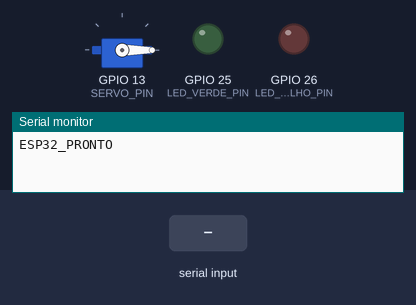
This sketch was run on a simulated ESP32. Parts: servo, output pins drawn as LEDs (lit = HIGH), the last lines printed to the serial monitor. The test bench sets the inputs (shaded band).

Above: at 1.2 s.
1.3 s: "OPEN\n" received over Serial
At 2.1 s:
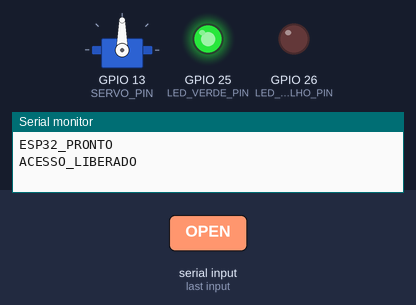
2.8 s: "DENY\n" received over Serial
At 4.7 s:
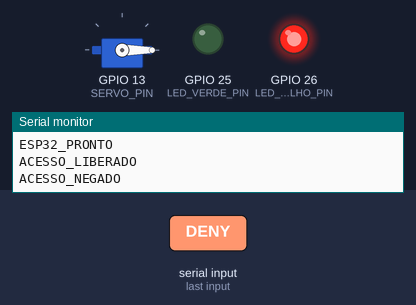
Timing chart, 0 to 7.4 s (numbered marks = the images above; inputs shaded):
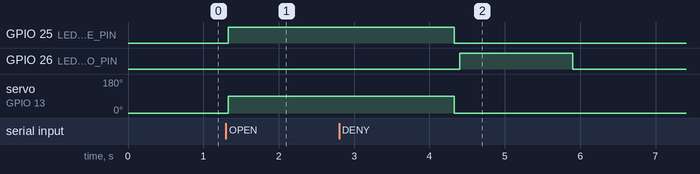

The sketch:

ponto_rfid.ino
```cpp
#include <SPI.h>
#include <MFRC522.h>
#include <ESP32Servo.h>

#define SS_PIN        5
#define RST_PIN       22
#define SERVO_PIN     13
#define LED_VERDE_PIN 25
#define LED_VERMELHO_PIN 26

MFRC522 rfid(SS_PIN, RST_PIN);
Servo catraca;

// Abre a catraca por 3 segundos e sinaliza acesso liberado
void liberarAcesso() {
  Serial.println("ACESSO_LIBERADO");
  digitalWrite(LED_VERDE_PIN, HIGH);
  digitalWrite(LED_VERMELHO_PIN, LOW);
  catraca.write(90);
  delay(3000);
  catraca.write(0);
  digitalWrite(LED_VERDE_PIN, LOW);
}

// Lê o comando enviado pelo painel: "OPEN" ou "DENY"
void lerComandoSerial() {
  if (!Serial.available()) return;

  String cmd = Serial.readStringUntil('\n');
  cmd.trim();

  if (cmd == "OPEN") {
    liberarAcesso();
  } else if (cmd == "DENY") {
    Serial.println("ACESSO_NEGADO");
    digitalWrite(LED_VERDE_PIN, LOW);
    digitalWrite(LED_VERMELHO_PIN, HIGH);
    delay(1500);
    digitalWrite(LED_VERMELHO_PIN, LOW);
  }
}

void setup() {
  Serial.begin(115200);

  pinMode(LED_VERDE_PIN, OUTPUT);
  pinMode(LED_VERMELHO_PIN, OUTPUT);
  digitalWrite(LED_VERDE_PIN, LOW);
  digitalWrite(LED_VERMELHO_PIN, LOW);

  SPI.begin(18, 19, 23, SS_PIN);  // SCK, MISO, MOSI, SS
  rfid.PCD_Init();

  catraca.attach(SERVO_PIN);
  catraca.write(0);  // catraca trancada

  Serial.println("ESP32_PRONTO");
}

void loop() {
  lerComandoSerial();

  // Espera um crachá novo no leitor
  if (!rfid.PICC_IsNewCardPresent() || !rfid.PICC_ReadCardSerial()) {
    delay(50);
    return;
  }

  // Monta o UID em hexadecimal, ex.: "A1 B2 C3 D4"
  String uid = "";
  for (byte i = 0; i < rfid.uid.size; i++) {
    if (i > 0) uid += " ";
    if (rfid.uid.uidByte[i] < 0x10) uid += "0";
    uid += String(rfid.uid.uidByte[i], HEX);
  }
  uid.toUpperCase();

  // O painel recebe o UID, confere no Firebase e responde OPEN ou DENY
  Serial.print("UID_LIDA:");
  Serial.println(uid);

  rfid.PICC_HaltA();
  rfid.PCD_StopCrypto1();
}
```

Measured:
- after the input at 1.3 s, GPIO 25 (LED_VERDE_PIN): LOW → HIGH at once; servo on GPIO 13 (SERVO_PIN): 0° → 90° at once
- after the input at 2.8 s, GPIO 26 (LED_VERMELHO_PIN): LOW → HIGH after 1.6 s, → LOW 1.5 s later
